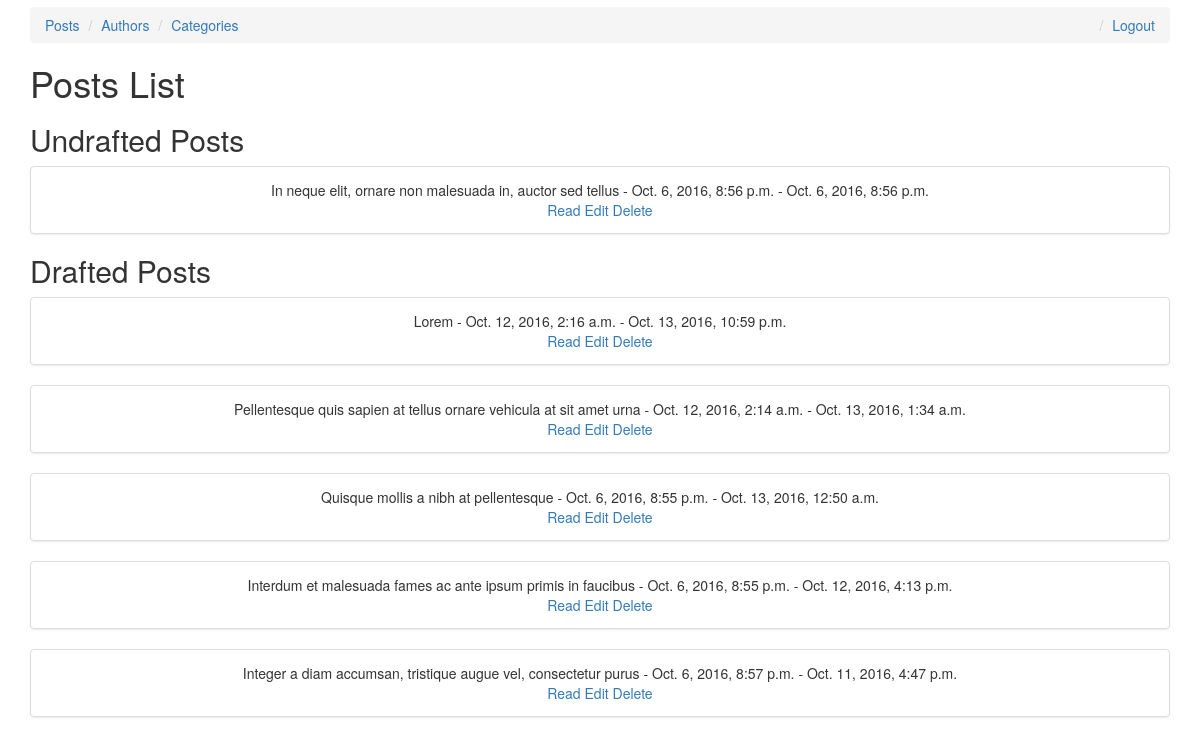
/administration/post-list/ (signed in), run on the app's committed database.
### blog/models.py (models this page shows, shortened)
class PostEntry(models.Model):
    id = models.AutoField(primary_key=True)
    author = models.ForeignKey(PostAuthor)
    category = models.ForeignKey(Category)
    title = models.CharField(max_length=256)
    content = models.TextField()
    height = models.IntegerField(default=400, null=True)
    width = models.IntegerField(default=750, null=True)
    image = models.ImageField(
        upload_to='post_entry/', null=True, blank=True,
        width_field="width", height_field="height",
    )
    views = models.IntegerField(default=0)
    draft = models.BooleanField(default=False)
    slug = models.SlugField(unique=True, editable=False)
    add_date = models.DateTimeField(auto_now_add=True, null=True)
    published_date = models.DateTimeField(auto_now_add=True, null=True)
    last_update_date = models.DateTimeField(auto_now_add=False, null=True)
    class Meta:
        verbose_name_plural = 'Post Entries'

### blog/views.py (the view)
class PostContentManagementView(LoginRequiredMixin, PostEntriesListView):
    template_name = 'cms/post/post_cms.html'
    paginate_by = 0

### templates/cms/post/post_cms.html (shortened to what this page needs)
{% extends 'cms_base.html' %}
{% load blog_tags %}
{% block body_block %}
    <h1> Posts List </h1>
    <h2>Undrafted Posts</h2>
    {% for post in post_entries %}
        {% if not post.draft %}
            <div class="thumbnail">
                <div class="caption" style="text-align: center;">
                    {{ post.title }} - {{ post.add_date }}
                    - {{ post.published_date }}
                    <br/>
                    <a href="{% url 'post-cms' slug=post.slug pk=post.pk %}"> Read </a>
                    <a href="{% url 'post-edit' slug=post.slug pk=post.pk %}"> Edit </a>
                    <a href="{% url 'post-delete' pk=post.pk %}"> Delete </a>
                </div>
            </div>
        {% endif %}
    {% endfor %}
    <h2>Drafted Posts</h2>
    {% for post in post_entries %}
        {% if post.draft %}
            <div class="thumbnail">
                <div class="caption" style="text-align: center;">
                    {{ post.title }} - {{ post.add_date }}
                    - {{ post.published_date }}
                    <a href="{% url 'post-cms' slug=post.slug pk=post.pk %}"> Read </a>
                    <a href="{% url 'post-edit' slug=post.slug pk=post.pk %}"> Edit </a>
                    <a href="{% url 'post-delete' pk=post.pk %}"> Delete </a>
                </div>
            </div>
        {% endif %}
    {% endfor %}
{% endblock %}

### public/static/css/styles.css (style rules this page uses)
body { font-family: lato-regular; padding: 0.5em; }
h1, h2, h3 { font-family: lato-heavy-italic; }

### data on the page
PostEntry: title "In neque elit, ornare non malesuada in, auctor sed tellus", add_date "Oct. 6, 2016, 8:56 p.m.", published_date "Oct. 6, 2016, 8:56 p.m."
PostEntry: title "Lorem", add_date "Oct. 12, 2016, 2:16 a.m.", published_date "Oct. 13, 2016, 10:59 p.m."
PostEntry: title "Pellentesque quis sapien at tellus ornare vehicula at sit amet urna", add_date "Oct. 12, 2016, 2:14 a.m.", published_date "Oct. 13, 2016, 1:34 a.m."
PostEntry: title "Quisque mollis a nibh at pellentesque", add_date "Oct. 6, 2016, 8:55 p.m.", published_date "Oct. 13, 2016, 12:50 a.m."
PostEntry: title "Interdum et malesuada fames ac ante ipsum primis in faucibus", add_date "Oct. 6, 2016, 8:55 p.m.", published_date "Oct. 12, 2016, 4:13 p.m."
PostEntry: title "Integer a diam accumsan, tristique augue vel, consectetur purus", add_date "Oct. 6, 2016, 8:57 p.m.", published_date "Oct. 11, 2016, 4:47 p.m."
